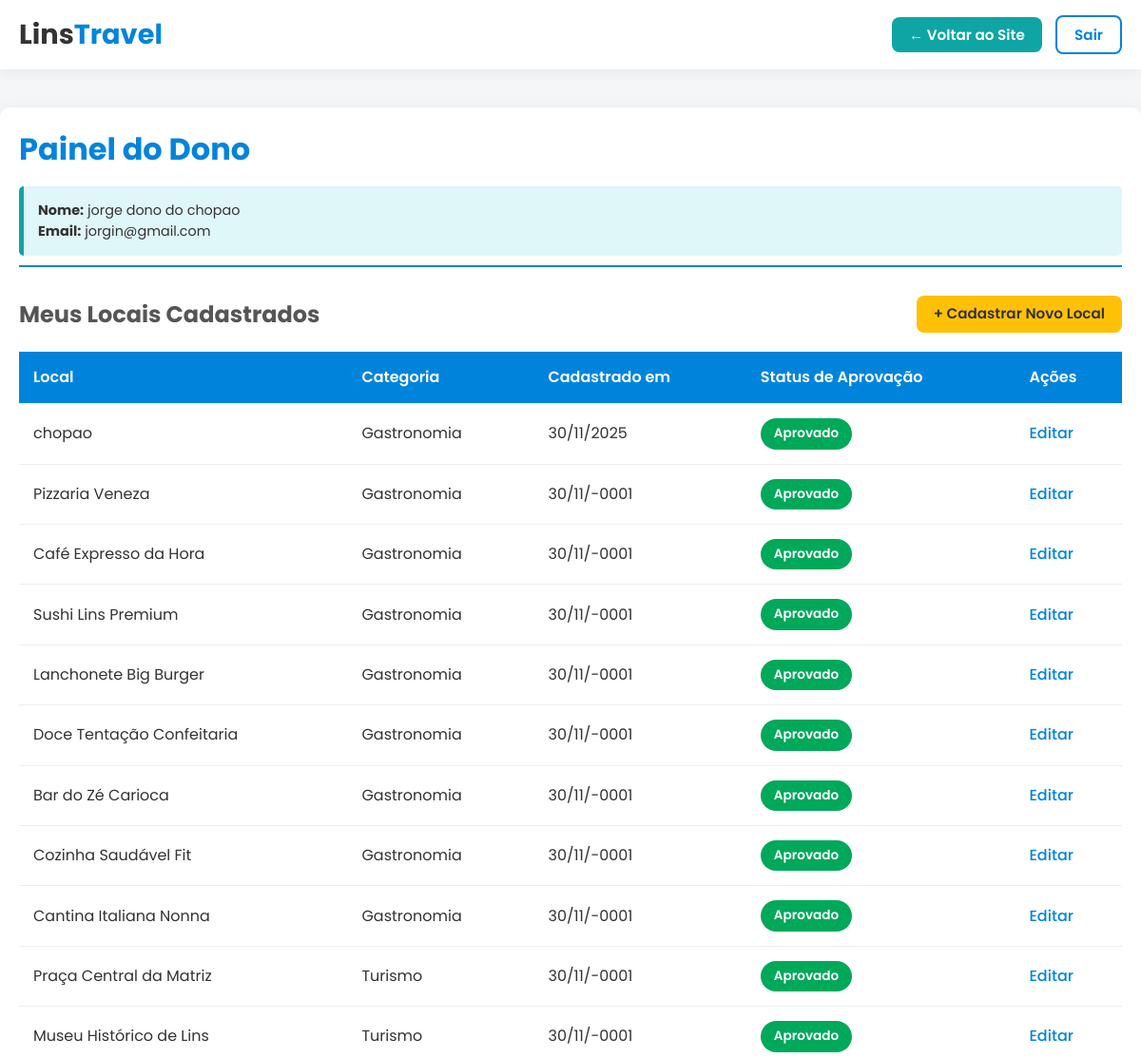
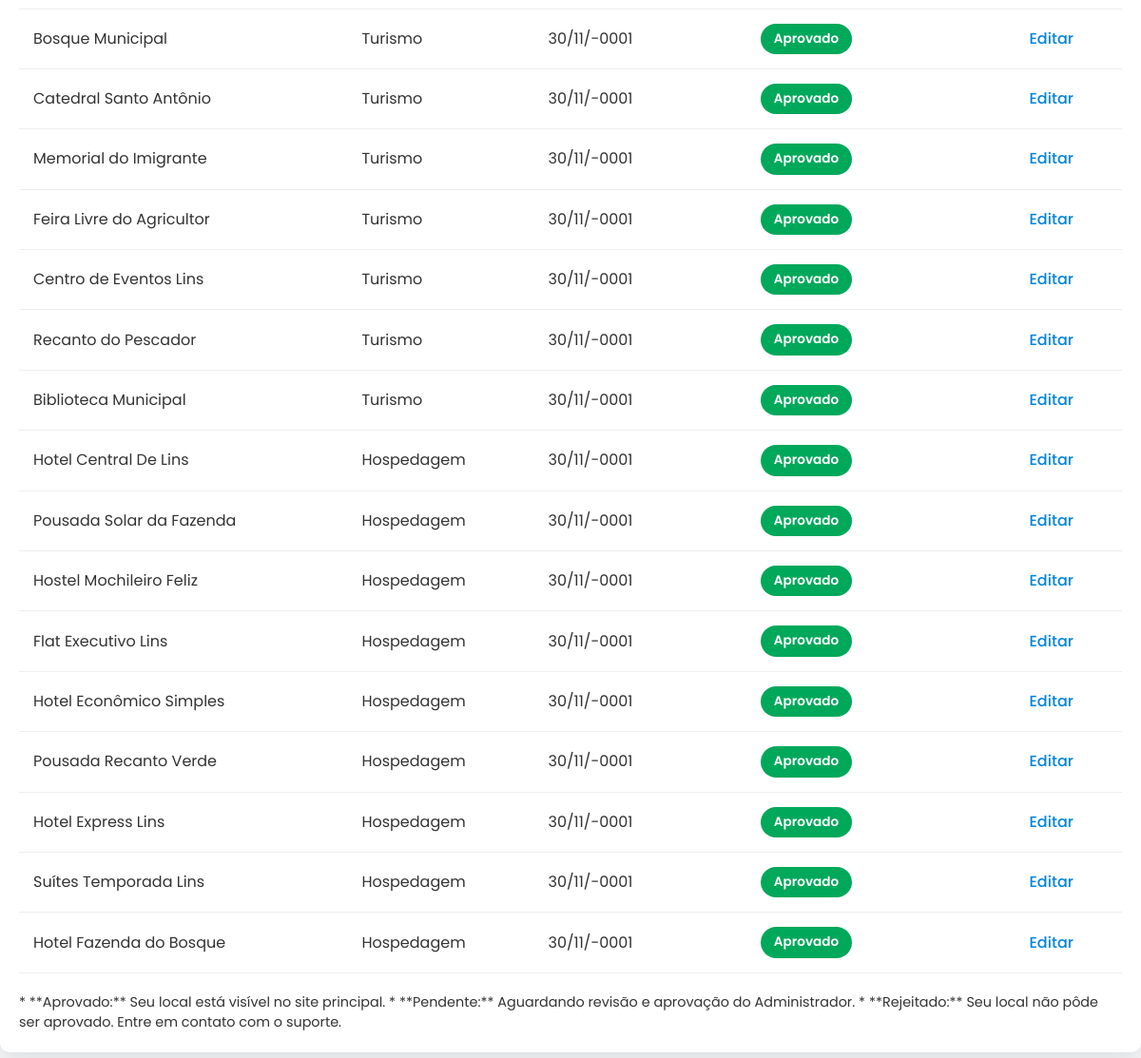
Before: /php/owner_dashboard.php (signed in) with the older database file (2 pictures, top to bottom).
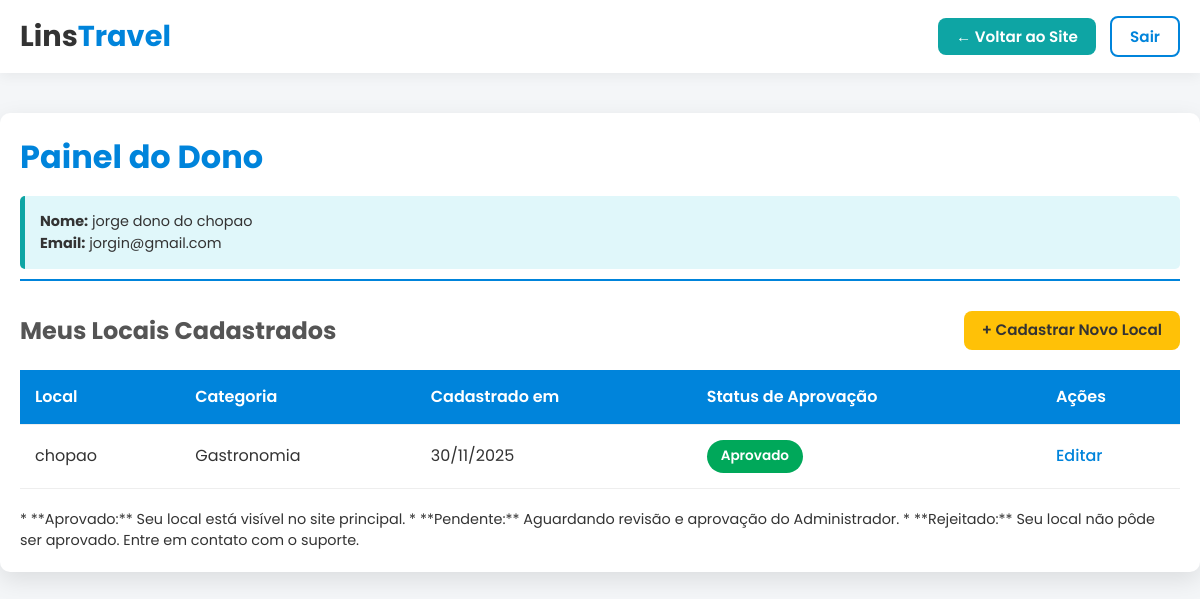
After: the same page with the newer database file.
### tables this page shows
CREATE TABLE `lugares` (
  `id` int(11) NOT NULL,
  `dono_id` int(11) NOT NULL,
  `nome` varchar(255) NOT NULL,
  `descricao` text NOT NULL,
  `endereco` varchar(255) NOT NULL,
  `imagem` varchar(255) NOT NULL,
  `categoria` enum('destaque','turismo','gastronomia','hospedagem') NOT NULL,
  `status_aprovacao` enum('pendente','aprovado','rejeitado','') NOT NULL,
  `estrelas_media` decimal(2,1) NOT NULL,
  `data_cadastro` datetime NOT NULL
);

### php/owner_dashboard.php (the view, shortened to what this page needs)
<?php
include "conn.php";
$currentUserId = $_SESSION['user']['id'];
$userName = htmlspecialchars($_SESSION['user']['name']);
$userEmail = htmlspecialchars($_SESSION['user']['email']);
function buscarMeusLugares($pdo, $donoId) {
    $sql = "SELECT id, nome, categoria, status_aprovacao, data_cadastro FROM lugares WHERE dono_id = :donoId ORDER BY data_cadastro DESC";
    try {
        $stmt = $pdo->prepare($sql);
        $stmt->bindParam(':donoId', $donoId, PDO::PARAM_INT);
        $stmt->execute();
        return $stmt->fetchAll(PDO::FETCH_ASSOC);
    } catch (PDOException $e) {
        error_log("Erro ao buscar meus locais: " . $e->getMessage());
        return [];
    }
}
$meusLugares = buscarMeusLugares($pdo, $currentUserId);
?>
<!DOCTYPE html>
<html lang="pt-br">
<head>
    <link rel="stylesheet" href="../css/owner.css">
</head>
<body>
<nav class="navbar">
    <div class="nav-inner">
        <div class="brand"><a href="../index.php">Lins<span class="brand-accent">Travel</span></a></div>
        <div>
            <a href="../index.php" class="btn btn-back">← Voltar ao Site</a>
            <a href="logout.php" class="btn btn-outline">Sair</a>
        </div>
    </div>
</nav>
<div class="dashboard-container">
    <header class="dashboard-header">
        <h1>Painel do Dono</h1>
        <div class="profile-info">
            <p><strong>Nome:</strong> <?= $userName ?></p>
            <p><strong>Email:</strong> <?= $userEmail ?></p>
        </div>
    </header>
    <div class="action-bar">
        <h2>Meus Locais Cadastrados</h2>
        <a href="add_lugar.php" class="btn btn-primary">+ Cadastrar Novo Local</a>
    </div>
    <?php if (empty($meusLugares)): ?>
        <div style="padding: 20px; border: 1px dashed #ccc; text-align: center; margin-top: 20px; border-radius: 5px;">
            <p>Você ainda não cadastrou nenhum local.</p>
            <a href="add_lugar.php" class="btn btn-primary" style="margin-top: 10px;">Comece a Cadastrar Agora!</a>
        </div>
    <?php else: ?>
        <table class="data-table">
            <thead>
                <tr>
                    <th>Local</th>
                    <th>Categoria</th>
                    <th>Cadastrado em</th>
                    <th>Status de Aprovação</th>
                    <th>Ações</th>
                </tr>
            </thead>
            <tbody>
                <?php foreach ($meusLugares as $lugar): ?>
                    <tr>
                        <td><?= htmlspecialchars($lugar['nome']) ?></td>
                        <td><?= htmlspecialchars(ucfirst($lugar['categoria'])) ?></td>
                        <td><?= date('d/m/Y', strtotime($lugar['data_cadastro'])) ?></td>
                        <td>
                            <?php
                                $status = htmlspecialchars($lugar['status_aprovacao']);
                                $class  = "status-" . strtolower($status);
                                $displayStatus = match ($status) {
                                    'aprovado'  => 'Aprovado',
                                    'pendente'  => 'Pendente',
                                    'rejeitado' => 'Rejeitado',
                                    default     => 'Desconhecido',
                                };
                            ?>
                            <span class="status-badge <?= $class ?>"><?= $displayStatus ?></span>
                        </td>
                        <td>
                            <a href="edit_lugar.php?id=<?= $lugar['id'] ?>" class="action-link">Editar</a>
                        </td>
                    </tr>
                <?php endforeach; ?>
            </tbody>
        </table>
        <p style="margin-top: 20px; font-size: 0.9rem;">
            * **Aprovado:** Seu local está visível no site principal.
            * **Pendente:** Aguardando revisão e aprovação do Administrador.
            * **Rejeitado:** Seu local não pôde ser aprovado. Entre em contato com o suporte.
        </p>
    <?php endif; ?>
</div>
</body>
</html>

### css/owner.css (style rules this page uses)
* { margin: 0; padding: 0; box-sizing: border-box; }
body { font-family: "Poppins", Arial, sans-serif; background-color: #f4f6f8; color: #333; line-height: 1.5; }
.navbar { background-color: #ffffff; box-shadow: 0 4px 12px rgba(0,0,0,0.05); padding: 15px 0; position: sticky; top: 0; z-index: 100; }
.nav-inner { max-width: 1200px; margin: 0 auto; padding: 0 20px; display: flex; justify-content: space-between; align-items: center; }
.brand a { font-size: 1.8rem; font-weight: 700; color: #333; text-decoration: none; }
.brand-accent { color: #0084db; }
.btn { text-decoration: none; padding: 8px 18px; border-radius: 8px; font-weight: 600; border: none; cursor: pointer; font-size: 0.95rem; transition: background-color 0.3s, transform 0.2s; margin-left: 10px; }
.btn-primary { background-color: #ffc107; color: #333; }
.btn-back { background-color: #0ea5a4; color: white; }
.btn-outline { background-color: transparent; border: 2px solid #0084db; color: #0084db; }
.dashboard-container { max-width: 1200px; margin: 40px auto; padding: 20px; background: white; border-radius: 10px; box-shadow: 0 8px 25px rgba(0, 0, 0, 0.1); }
.dashboard-header { border-bottom: 2px solid #0084db; padding-bottom: 10px; margin-bottom: 30px; }
.dashboard-header h1 { font-size: 2rem; color: #0084db; margin: 0; }
.profile-info { margin-top: 15px; padding: 15px; background: #e0f7fa; border-left: 5px solid #0ea5a4; border-radius: 5px; font-size: 0.9rem; }
.action-bar { display: flex; justify-content: space-between; align-items: center; margin-bottom: 20px; }
.action-bar h2 { font-size: 1.5rem; color: #555; margin: 0; }
.data-table { width: 100%; border-collapse: collapse; margin-top: 20px; }
.data-table th, .data-table td { padding: 15px; text-align: left; border-bottom: 1px solid #eee; }
.data-table th { background-color: #0084db; color: white; font-weight: 600; }
.status-badge { padding: 6px 14px; border-radius: 20px; font-weight: 600; font-size: 0.85rem; color: white; display: inline-block; }
.status-aprovado { background-color: #00a85a; }
.action-link { color: #0084db; text-decoration: none; font-weight: 500; transition: color 0.2s; }

Changed rows visible on the page:
removed lugares: nome "Pizzaria Veneza", categoria "Gastronomia", data_cadastro "30/11/-0001", status_aprovacao "Aprovado"
removed lugares: nome "Café Expresso da Hora", categoria "Gastronomia", data_cadastro "30/11/-0001", status_aprovacao "Aprovado"
removed lugares: nome "Sushi Lins Premium", categoria "Gastronomia", data_cadastro "30/11/-0001", status_aprovacao "Aprovado"
removed lugares: nome "Lanchonete Big Burger", categoria "Gastronomia", data_cadastro "30/11/-0001", status_aprovacao "Aprovado"
removed lugares: nome "Doce Tentação Confeitaria", categoria "Gastronomia", data_cadastro "30/11/-0001", status_aprovacao "Aprovado"
removed lugares: nome "Bar do Zé Carioca", categoria "Gastronomia", data_cadastro "30/11/-0001", status_aprovacao "Aprovado"
removed lugares: nome "Cozinha Saudável Fit", categoria "Gastronomia", data_cadastro "30/11/-0001", status_aprovacao "Aprovado"
removed lugares: nome "Cantina Italiana Nonna", categoria "Gastronomia", data_cadastro "30/11/-0001", status_aprovacao "Aprovado"
removed lugares: nome "Praça Central da Matriz", categoria "Turismo", data_cadastro "30/11/-0001", status_aprovacao "Aprovado"
removed lugares: nome "Museu Histórico de Lins", categoria "Turismo", data_cadastro "30/11/-0001", status_aprovacao "Aprovado"
removed lugares: nome "Bosque Municipal", categoria "Turismo", data_cadastro "30/11/-0001", status_aprovacao "Aprovado"
removed lugares: nome "Catedral Santo Antônio", categoria "Turismo", data_cadastro "30/11/-0001", status_aprovacao "Aprovado"
removed lugares: nome "Memorial do Imigrante", categoria "Turismo", data_cadastro "30/11/-0001", status_aprovacao "Aprovado"
removed lugares: nome "Feira Livre do Agricultor", categoria "Turismo", data_cadastro "30/11/-0001", status_aprovacao "Aprovado"
removed lugares: nome "Centro de Eventos Lins", categoria "Turismo", data_cadastro "30/11/-0001", status_aprovacao "Aprovado"
removed lugares: nome "Recanto do Pescador", categoria "Turismo", data_cadastro "30/11/-0001", status_aprovacao "Aprovado"
removed lugares: nome "Biblioteca Municipal", categoria "Turismo", data_cadastro "30/11/-0001", status_aprovacao "Aprovado"
removed lugares: nome "Hotel Central De Lins", categoria "Hospedagem", data_cadastro "30/11/-0001", status_aprovacao "Aprovado"
removed lugares: nome "Pousada Solar da Fazenda", categoria "Hospedagem", data_cadastro "30/11/-0001", status_aprovacao "Aprovado"
removed lugares: nome "Hostel Mochileiro Feliz", categoria "Hospedagem", data_cadastro "30/11/-0001", status_aprovacao "Aprovado"
removed lugares: nome "Flat Executivo Lins", categoria "Hospedagem", data_cadastro "30/11/-0001", status_aprovacao "Aprovado"
removed lugares: nome "Hotel Econômico Simples", categoria "Hospedagem", data_cadastro "30/11/-0001", status_aprovacao "Aprovado"
removed lugares: nome "Pousada Recanto Verde", categoria "Hospedagem", data_cadastro "30/11/-0001", status_aprovacao "Aprovado"
removed lugares: nome "Hotel Express Lins", categoria "Hospedagem", data_cadastro "30/11/-0001", status_aprovacao "Aprovado"
removed lugares: nome "Suítes Temporada Lins", categoria "Hospedagem", data_cadastro "30/11/-0001", status_aprovacao "Aprovado"
removed lugares: nome "Hotel Fazenda do Bosque", categoria "Hospedagem", data_cadastro "30/11/-0001", status_aprovacao "Aprovado"
